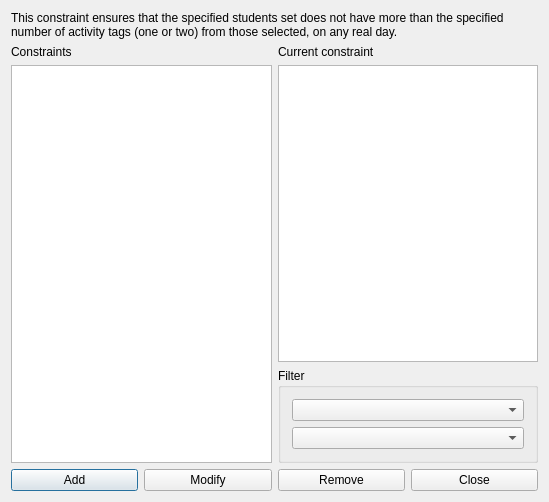
<?xml version="1.0" encoding="UTF-8"?>
<ui version="4.0">
 <class>ConstraintStudentsSetMaxActivityTagsPerRealDayFromSetForm_template</class>
 <widget class="QDialog" name="ConstraintStudentsSetMaxActivityTagsPerRealDayFromSetForm_template">
  <property name="geometry">
   <rect>
    <x>0</x>
    <y>0</y>
    <width>549</width>
    <height>502</height>
   </rect>
  </property>
  <property name="windowTitle">
   <string extracomment="This is the title of the dialog in which you see the list of all constraints of this type">Constraints students set max activity tags per real day from set</string>
  </property>
  <layout class="QGridLayout" name="gridLayout_2">
   <item row="0" column="0" colspan="2">
    <widget class="QLabel" name="textLabel1">
     <property name="sizePolicy">
      <sizepolicy hsizetype="Minimum" vsizetype="Minimum">
       <horstretch>0</horstretch>
       <verstretch>0</verstretch>
      </sizepolicy>
     </property>
     <property name="text">
      <string>This constraint ensures that the specified students set does not have more than the specified number of activity tags (one or two) from those selected, on any real day.</string>
     </property>
     <property name="wordWrap">
      <bool>true</bool>
     </property>
    </widget>
   </item>
   <item row="1" column="0" rowspan="2">
    <layout class="QVBoxLayout" name="verticalLayout_2">
     <item>
      <widget class="QLabel" name="constraintsTextLabel">
       <property name="frameShape">
        <enum>QFrame::NoFrame</enum>
       </property>
       <property name="frameShadow">
        <enum>QFrame::Plain</enum>
       </property>
       <property name="text">
        <string>Constraints</string>
       </property>
       <property name="wordWrap">
        <bool>false</bool>
       </property>
      </widget>
     </item>
     <item>
      <widget class="QListWidget" name="constraintsListWidget"/>
     </item>
    </layout>
   </item>
   <item row="1" column="1">
    <layout class="QVBoxLayout" name="verticalLayout">
     <item>
      <widget class="QLabel" name="currentConstraintTextLabel">
       <property name="text">
        <string>Current constraint</string>
       </property>
       <property name="wordWrap">
        <bool>false</bool>
       </property>
      </widget>
     </item>
     <item>
      <widget class="QPlainTextEdit" name="currentConstraintTextEdit"/>
     </item>
    </layout>
   </item>
   <item row="2" column="1">
    <widget class="QGroupBox" name="filterGroupBox">
     <property name="title">
      <string>Filter</string>
     </property>
     <layout class="QGridLayout" name="gridLayout">
      <item row="0" column="0">
       <widget class="QComboBox" name="studentsComboBox"/>
      </item>
      <item row="1" column="0">
       <widget class="QComboBox" name="activityTagsComboBox"/>
      </item>
     </layout>
    </widget>
   </item>
   <item row="3" column="0" colspan="2">
    <layout class="QHBoxLayout" name="horizontalLayout">
     <item>
      <widget class="QPushButton" name="addConstraintPushButton">
       <property name="text">
        <string>Add</string>
       </property>
      </widget>
     </item>
     <item>
      <widget class="QPushButton" name="modifyConstraintPushButton">
       <property name="text">
        <string>Modify</string>
       </property>
      </widget>
     </item>
     <item>
      <widget class="QPushButton" name="removeConstraintPushButton">
       <property name="text">
        <string>Remove</string>
       </property>
      </widget>
     </item>
     <item>
      <widget class="QPushButton" name="closePushButton">
       <property name="text">
        <string>Close</string>
       </property>
      </widget>
     </item>
    </layout>
   </item>
  </layout>
 </widget>
 <layoutdefault spacing="6" margin="11"/>
 <resources/>
 <connections/>
</ui>
